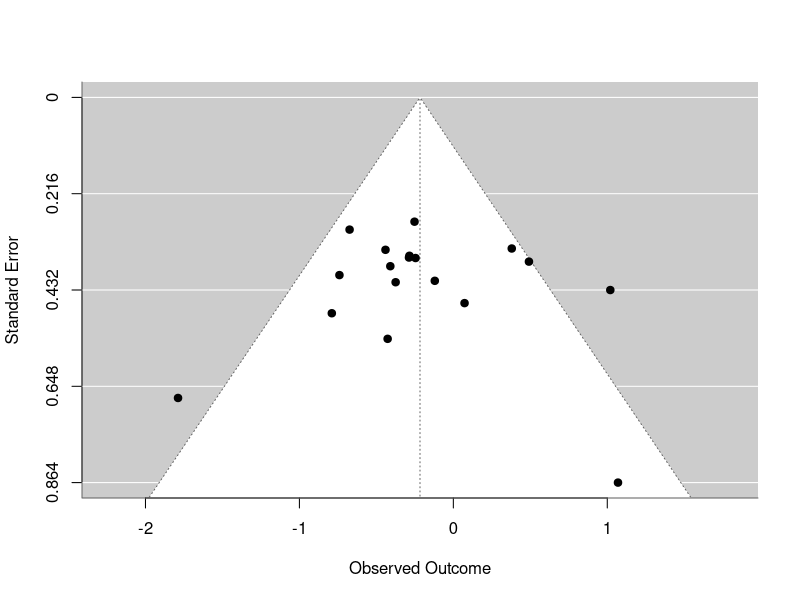
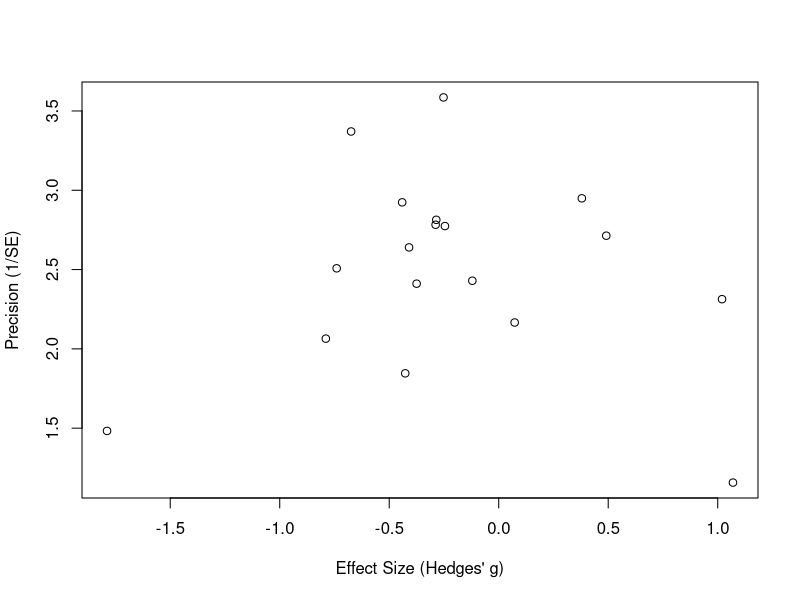
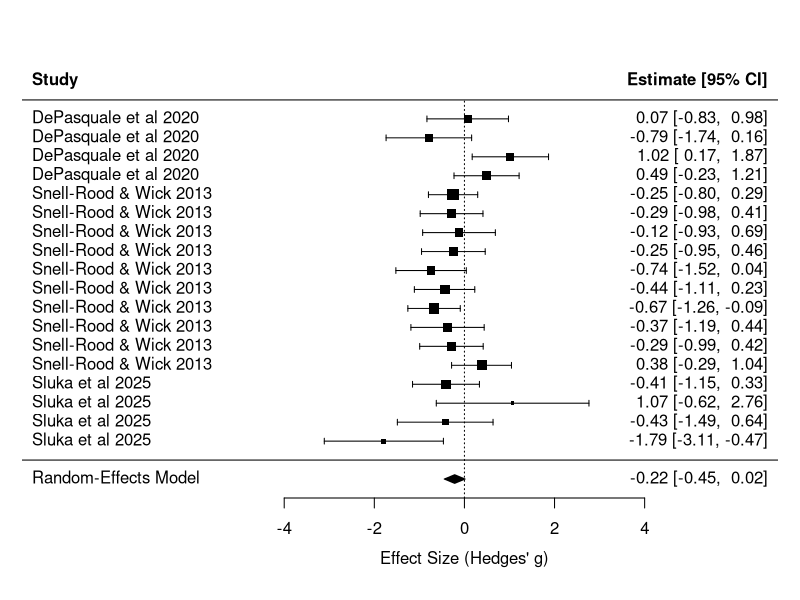
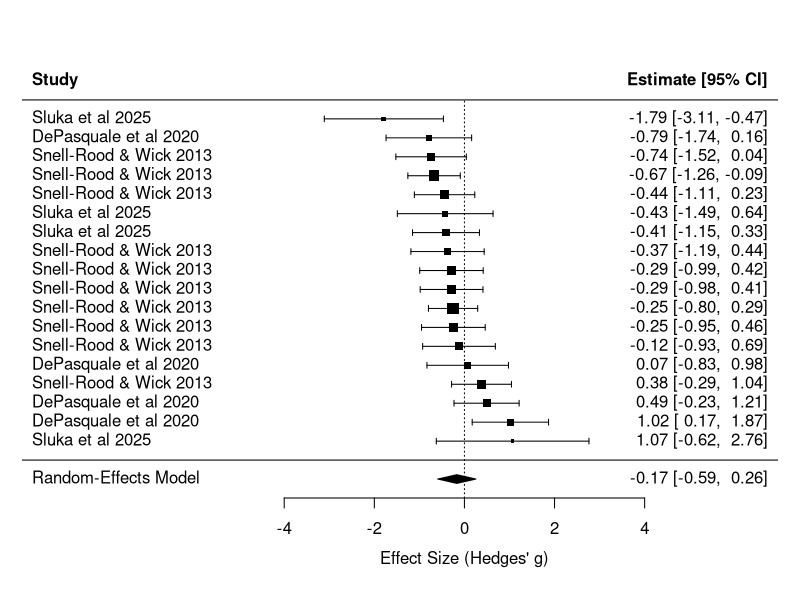

Generate these figures, in order, with R: (Note: this script raises an error after producing the figures.)
#----packages----
install.packages("metafor",dependencies=TRUE,repos="https://cloud.r-project.org")
library(metafor)

#extracting and scaling first year of collection and length of collection
data <- read.csv('data/meta_analysis.csv')
data$first_collection <- as.numeric(sub("-.*", "", data$collection_period))
data$length_of_collection <- as.numeric(sub(".*-", "", data$collection_period)) - data$first_collection
data$first_collection_scaled <- scale(data$first_collection, center = TRUE, scale = TRUE)
data$length_of_collection_scaled <- scale(data$length_of_collection, center = TRUE, scale = TRUE)

#---- some playing with plots ----

#estimating SE
data$SE <- (data$upper95 - data$lower95) / (2 * 1.96)
data$location <- factor(data$location)
levels(data$location)
data$relativeby <- factor(data$relativeby)
levels(data$relativeby)
data$location <- relevel(data$location, ref = "plains")

#formatting for plotting
meta <- rma(yi = data$hedgesg, sei = data$SE, data = data, method = "REML")

summary(meta)

#plotting
funnel(meta)

plot(data$hedgesg, (1/data$SE), xlab = "Effect Size (Hedges' g)", ylab = "Precision (1/SE)")

forest(meta, slab = paste(data$paper, data$year), xlab = "Effect Size (Hedges' g)")

#---- a look at modelling ----

data$var <- data$SE^2

write.csv(data,"data/metafinal.csv", row.names = FALSE)

meta2 <- rma.mv(yi = hedgesg, 
                     V = var, 
                     random = ~ 1 | paper, 
                     data = data)
summary(meta2)

forest(meta2, slab = paste(data$paper, data$year), xlab = "Effect Size (Hedges' g)", order = 'obs')


#see colinearity.R for pca1 info
meta3 <- rma.mv(yi = hedgesg, 
                     V = var, 
                     mods = ~ relativeby + location + pca1, 
                     random = ~ 1 | paper, 
                     data = data)

summary(meta3)
print(meta3)

#---- plotting by species ----

data$label <- paste(data$paper, data$year, sep = ", ")

list(unique(data$legend))

colours <- c("seagreen3", "skyblue2", "thistle2", "olivedrab3", "plum3", "slategray3", 
            "pink2", "green4", "cyan3", "magenta2", "purple4")

colourpallet <- setNames(colours, c("Blarina brevicuada", "Eptesicus fuscus", "Microtus pennsylvanicus", "Peromyscus leucopus", "Clethrionomys gapperi", "Geomys bursarius", "Myotis lucifugus", "Scuirus carolinensis", "Sorex cinereus", "Tamiasciurus hudsonicus", "Procyon loctor"))



forest(meta3,cex.lab=0.8,cex.axis=0.8,addfit=TRUE,shade="zebra", order = 'obs', slab = data$label, colout = colourpallet[data$legend], xlab = "Effect Size (Hedges' g)")


layout(matrix(c(1, 2), nrow = 1), widths = c(3, 1))
forest(meta3,cex.lab=0.8,cex.axis=0.8,addfit=TRUE,shade="zebra", order = 'obs', slab = data$label, colout = colourpallet[data$legend], xlab = "Effect Size (Hedges' g)")
par(mar = c(5, 4, 4, 10) + 1)
legend("right", legend = names(colourpallet), fill = colourpallet, cex = 0.7, inset = c(-0.43, 0), xpd = TRUE, bty = "n")
?forest

#---- plotting by ecoregion ----

ecoregion_coulors <- c("plains" = "lightgreen", "east" = "lightblue", 
                      "west" = "lightcoral", "desert" = "khaki")
row_colours <- ecoregion_colours[data$location]

forest(meta3,cex.lab=0.8,cex.axis=0.8,addfit=TRUE,shade="zebra", order = 'obs', slab = data$label, colout = row_colors)


#---- egger's test ----

regtest(meta, model = "rma")
